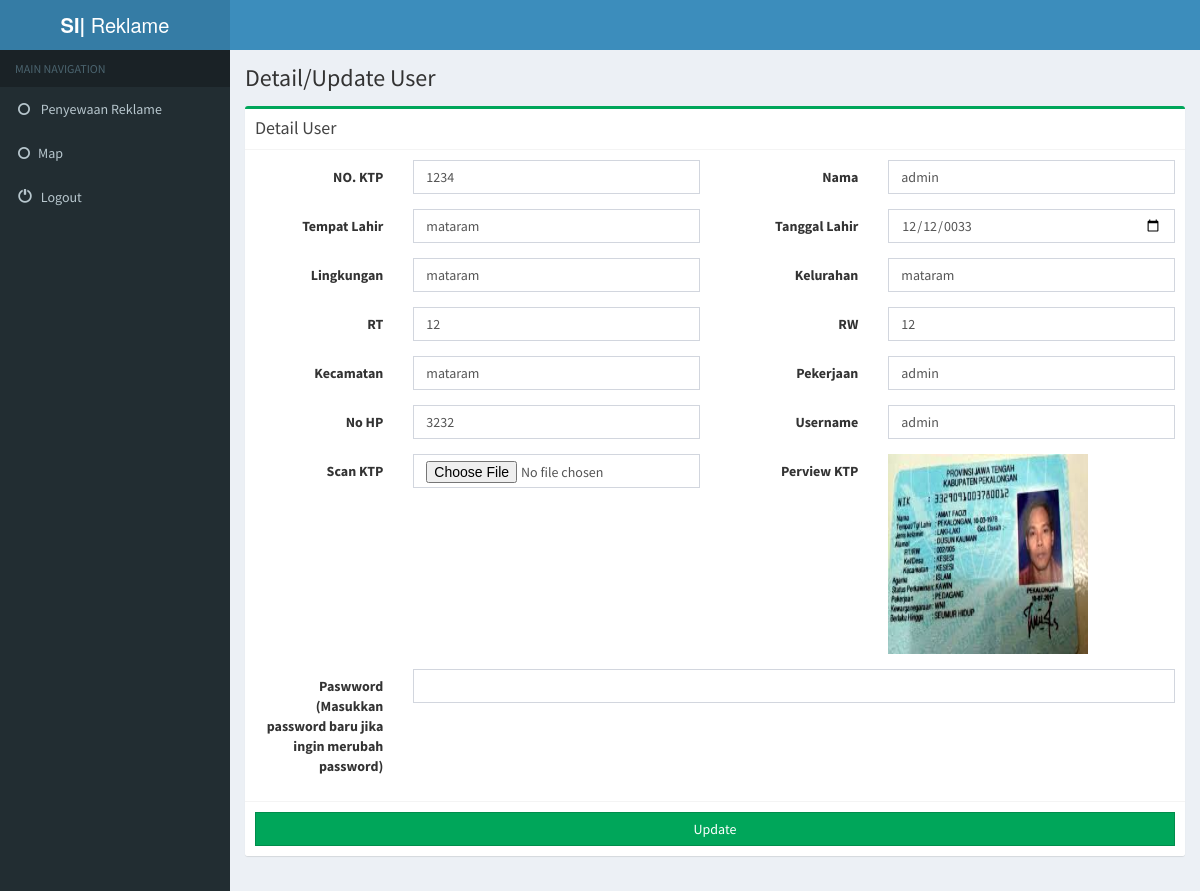
/index.php/User/detail/1234, run on the app's committed database.
### tables this page shows
CREATE TABLE `user` (
  `nama` varchar(100) NOT NULL,
  `no_ktp` varchar(16) NOT NULL,
  `tempat_lahir` varchar(50) NOT NULL,
  `tanggal_lahir` date NOT NULL,
  `lingkungan` varchar(255) NOT NULL,
  `kelurahan` varchar(255) NOT NULL,
  `rt` int(3) NOT NULL,
  `rw` int(3) NOT NULL,
  `pekerjaan` varchar(100) NOT NULL,
  `kecamatan` varchar(100) NOT NULL,
  `no_hp` varchar(16) NOT NULL,
  `jenis_user` varchar(7) NOT NULL,
  `username` varchar(10) NOT NULL,
  `password` varchar(150) NOT NULL,
  `scan_ktp` varchar(30) NOT NULL
);

### application/controllers/User.php (called while the page is built, shortened)
<?php
class User extends CI_Controller
{
	public function detail($no_ktp)
	{
		$where = array(
			'no_ktp' => $no_ktp,
		);
		$data['data'] = $this->M_user->detail($where)->row_array();
		$this->load->view('include/header');
		$this->load->view('user1/detail',$data);
		$this->load->view('include/footer');
	}
}

### index.php (called while the page is built, shortened)
<?php
require_once BASEPATH.'core/CodeIgniter.php';

### application/models/M_user.php (called while the page is built, shortened)
<?php
class M_user extends CI_Model
{
	function detail($where)
	{
		$this->db->where($where);
		return $this->db->get('user');
	}
}
?>

### application/views/user1/detail.php (the view, shortened to what this page needs)
   <body class="hold-transition skin-blue sidebar-mini">
<div class="wrapper">
  <div class="content-wrapper">
    <section class="content-header">
      <h1> Detail/Update User </h1>
    </section>
    <section class="content">
        <form class="form-horizontal" action="<?php echo base_url('index.php/User/do_update'); ?>" method="post" enctype="multipart/form-data" name="myForm">
        <div class="row">
          <div class="col-md-12">
            <div class="box box-success">
              <div class="box-header with-border">
                <h3 class="box-title">Detail User</h3>
              </div>
                <div class="box-body">
                  <div class="form-group">
                    <label for="inputEmail3" class="col-sm-2 control-label">NO. KTP</label>
                    <div class="col-sm-4" >
                      <input type="number" class="form-control" value="<?php echo $data['no_ktp'] ?>" name="no_ktp" required >
                    </div>
                     <label for="inputPassword3" class="col-sm-2 control-label">Nama</label>
                    <div class="col-sm-4">
                      <input type="text" class="form-control" value="<?php echo $data['nama'] ?>" name="nama" required>
                    </div>
                  </div>
                  <div class="form-group">
                    <label for="inputPassword3" class="col-sm-2 control-label">Tempat Lahir</label>
                    <div class="col-sm-4">
                      <input type="text" class="form-control" value="<?php echo $data['tempat_lahir'] ?>" name="tempat_lahir" required>
                    </div>
                     <label for="inputPassword3" class="col-sm-2 control-label">Tanggal Lahir</label>
                      <div class="col-sm-4">
                        <input type="date" class="form-control" value="<?php echo $data['tanggal_lahir'] ?>" name="tanggal_lahir" required>
                      </div>
                  </div>
                  <div class="form-group">
                    <label for="inputPassword3" class="col-sm-2 control-label">Lingkungan</label>
                    <div class="col-sm-4">
                      <input type="text" class="form-control" value="<?php echo $data['lingkungan'] ?>" name="lingkungan" required>
                    </div>
                    <label for="inputPassword3" class="col-sm-2 control-label">Kelurahan</label>
                    <div class="col-sm-4">
                      <input type="text" class="form-control" value="<?php echo $data['kelurahan'] ?>" name="kelurahan" required>
                    </div>
                  </div>
                  <div class="form-group">
                    <label for="inputPassword3" class="col-sm-2 control-label">RT</label>
                    <div class="col-sm-4">
                      <input type="number" class="form-control" value="<?php echo $data['rt'] ?>" name="rt" required>
                    </div>
                    <label for="inputPassword3" class="col-sm-2 control-label">RW</label>
                    <div class="col-sm-4">
                      <input type="number" class="form-control" value="<?php echo $data['rw'] ?>" name="rw" required>
                    </div>
                  </div>
                   <div class="form-group">
                    <label for="inputPassword3" class="col-sm-2 control-label">Kecamatan</label>
                    <div class="col-sm-4">
                      <input type="text" class="form-control" value="<?php echo $data['kecamatan'] ?>" name="kecamatan" required>
                    </div>
                    <label for="inputPassword3" class="col-sm-2 control-label">Pekerjaan</label>
                    <div class="col-sm-4">
                      <input type="text" class="form-control" value="<?php echo $data['pekerjaan'] ?>" name="pekerjaan" required>
                    </div>
                  </div>
                  <div class="form-group">
                    <label for="inputPassword3" class="col-sm-2 control-label">No HP</label>
                    <div class="col-sm-4">
                      <input type="number" class="form-control" value="<?php echo $data['no_hp'] ?>" name="no_hp" required>
                    </div>
                    <label for="inputPassword3" class="col-sm-2 control-label">Username</label>
                    <div class="col-sm-4">
                      <input type="text" class="form-control" value="<?php echo $data['username'] ?>" name="username" required>
                    </div>
                  </div>
                  <div class="form-group">
                    <label for="inputPassword3" class="col-sm-2 control-label">Scan KTP</label>
                    <div class="col-sm-4">
                      <input type="file" class="form-control" name="file_ktp">
                    </div>
                    <label for="inputPassword3" class="col-sm-2 control-label">Perview KTP</label>
                    <div class="col-sm-4">
                     <img src="<?php echo base_url()."uploads/user_".$data['no_ktp'].".PNG" ?>" width="200" height="200">
                    </div>
                  </div>
                  <div class="form-group">
                    <label for="inputPassword3" class="col-sm-2 control-label">Paswword (Masukkan password baru jika ingin merubah password)</label>
                    <div class="col-sm-10">
                      <input type="password" class="form-control"   name="password">
                    </div>
                  </div>
                </div>
                <div class="box-footer">
                  <button type="submit" class="btn btn-success btn-block btn-flat" id="submit">Update</button>
                </div>
              </div>
          </div>
        </div>
        </form>
    </section>
      </div>
    </div>
  </body>

### data on the page
user: no_ktp "1234", nama "admin", tempat_lahir "mataram", tanggal_lahir "12/12/0033", lingkungan "mataram", kelurahan "mataram", rt "12", rw "12", kecamatan "mataram", pekerjaan "admin", no_hp "3232", username "admin", no_ktp (picture)
